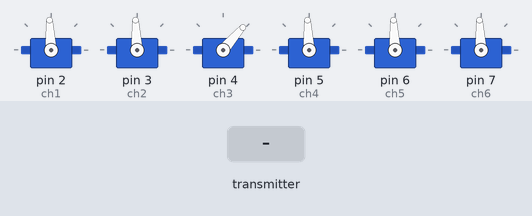
Bench run of a sketch on a simulated Arduino Nano, built with avr-gcc and run on an emulated ATmega328P. Shown: 6 × servo. Inputs (shaded band) come from the test bench. No radio packets arrive unless stated.

Above: at 1.2 s.
1.3 s: the transmitter starts sending throttle = 64
At 1.6 s:
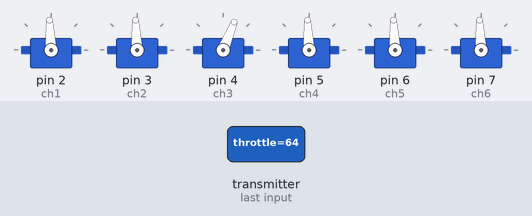
2.8 s: the transmitter starts sending pitch = 0
At 4.0 s:
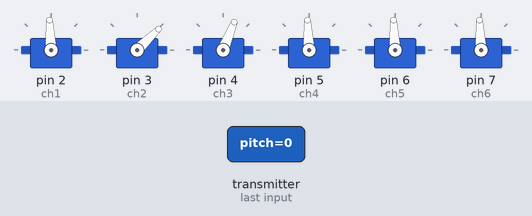
4.3 s: the transmitter starts sending roll = 0
At 5.1 s:
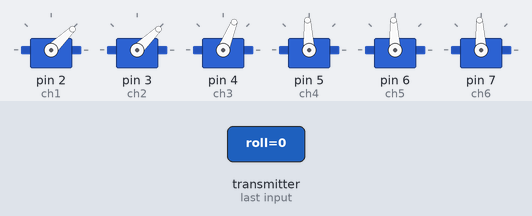
5.8 s: the transmitter starts sending yaw = 0
At 6.2 s:
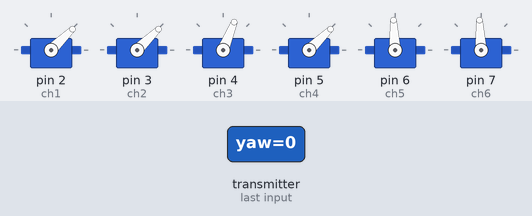
7.3 s: the transmitter starts sending aux1 = 0
At 8.5 s:
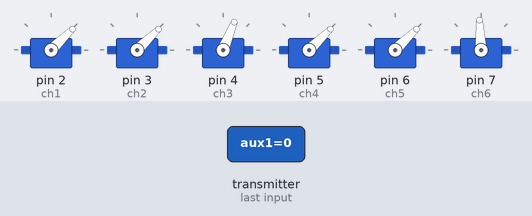
8.8 s: the transmitter starts sending aux2 = 0
At 9.7 s:
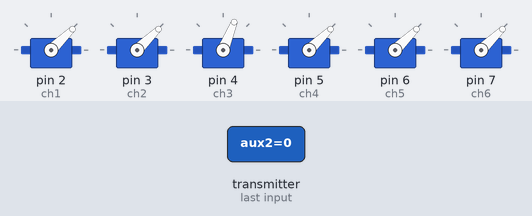
Timing chart, 0 to 11.3 s (numbered marks = the images above; inputs shaded):
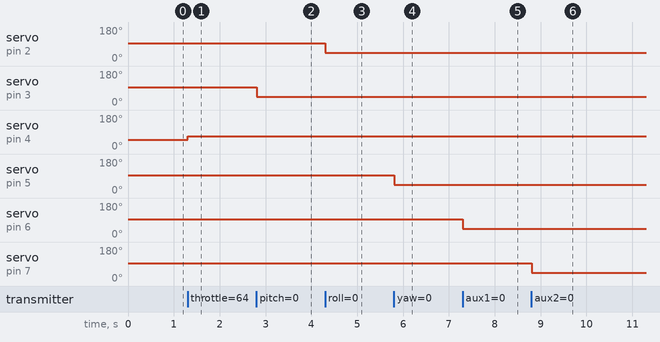

The sketch:

receiver.ino
```cpp
// receiver.ino — 6-Channel Wireless RC Receiver with Failsafe
//
// Receives control packets from the transmitter via NRF24L01+, converts
// each channel to standard RC PWM signals (1000-2000 µs), and drives
// servo motors on pins D2-D7.
//
// Failsafe: If no packet is received for 1 second, all channels reset
// to safe defaults (throttle off, surfaces centered).
//
// PWM Output Mapping:
//   D2 → Roll       D5 → Yaw
//   D3 → Pitch      D6 → Aux1
//   D4 → Throttle   D7 → Aux2
//
// Hardware: Arduino Nano + NRF24L01+ (CE=9, CSN=10) + 6× Servo


#include <SPI.h>
#include <nRF24L01.h>
#include <RF24.h>
#include <Servo.h>

// --- Radio Configuration ----------------------------------------------------
const uint64_t PIPE_ADDRESS = 0xE9E8F0F0E1LL;  // Must match transmitter
RF24 radio(9, 10);

// --- Failsafe timeout -------------------------------------------------------
const unsigned long FAILSAFE_TIMEOUT = 1000;  // ms
unsigned long lastRecvTime = 0;

// --- Control Signal Packet --------------------------------------------------
struct Signal {
    byte throttle;
    byte pitch;
    byte roll;
    byte yaw;
    byte aux1;
    byte aux2;
};

Signal data;

// --- Servo Channels ---------------------------------------------------------
Servo ch1, ch2, ch3, ch4, ch5, ch6;

// --- Safe Defaults ----------------------------------------------------------
void ResetData() {
    data.roll     = 127;
    data.pitch    = 127;
    data.throttle = 12;    // Motor off
    data.yaw      = 127;
    data.aux1     = 127;
    data.aux2     = 127;
}


void setup() {
    // Attach servos to PWM output pins
    ch1.attach(2);   // Roll
    ch2.attach(3);   // Pitch
    ch3.attach(4);   // Throttle
    ch4.attach(5);   // Yaw
    ch5.attach(6);   // Aux1
    ch6.attach(7);   // Aux2

    ResetData();
    radio.begin();
    radio.openReadingPipe(1, PIPE_ADDRESS);
    radio.setAutoAck(false);
    radio.setDataRate(RF24_250KBPS);
    radio.setPALevel(RF24_PA_HIGH);
    radio.startListening();
}

void recvData() {
    while (radio.available()) {
        radio.read(&data, sizeof(Signal));
        lastRecvTime = millis();
    }
}

void loop() {
    recvData();

    // Failsafe: reset if no signal for 1 second
    if (millis() - lastRecvTime > FAILSAFE_TIMEOUT) {
        ResetData();
    }

    // Convert 0-255 data to standard RC PWM range (1000-2000 µs)
    ch1.writeMicroseconds(map(data.roll,     0, 255, 1000, 2000));
    ch2.writeMicroseconds(map(data.pitch,    0, 255, 1000, 2000));
    ch3.writeMicroseconds(map(data.throttle, 0, 255, 1000, 2000));
    ch4.writeMicroseconds(map(data.yaw,      0, 255, 1000, 2000));
    ch5.writeMicroseconds(map(data.aux1,     0, 255, 1000, 2000));
    ch6.writeMicroseconds(map(data.aux2,     0, 255, 1000, 2000));
}
```

Measured:
- after the input at 1.3 s, servo on pin 4 (ch3): 49° → 68° at once
- after the input at 2.8 s, servo on pin 3 (ch2): 93° → 44° at once
- after the input at 4.3 s, servo on pin 2 (ch1): 93° → 44° at once
- after the input at 5.8 s, servo on pin 5 (ch4): 93° → 44° at once
- after the input at 7.3 s, servo on pin 6 (ch5): 93° → 44° at once
- after the input at 8.8 s, servo on pin 7 (ch6): 93° → 44° at once
